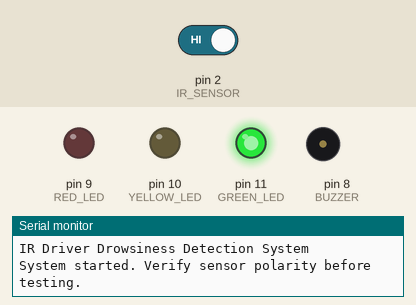
A sketch run on a simulated Arduino Uno, built with avr-gcc and run on an emulated ATmega328P. Shown: output pins drawn as LEDs (lit = HIGH), buzzer (waves = sounding, pin HIGH), the last lines printed to the serial monitor. The inputs (shaded band) are chosen by the test bench; at power-on: pin 2 (IR_SENSOR) HIGH.

Above: at 1.2 s.
1.3 s: pin 2 (IR_SENSOR) driven LOW
At 2.2 s:
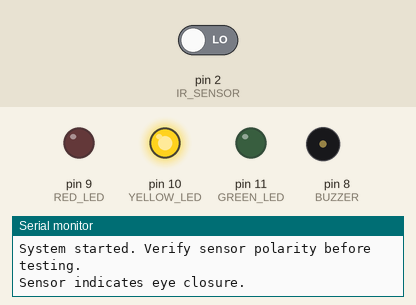
At 4.04 s:
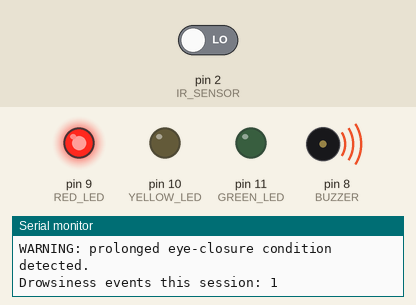
4.3 s: pin 2 (IR_SENSOR) driven HIGH
At 5.7 s:
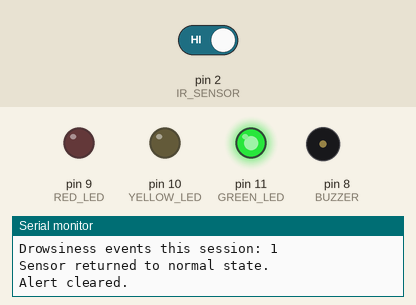
Timing chart, 0 to 7.3 s (numbered marks = the images above; inputs shaded):
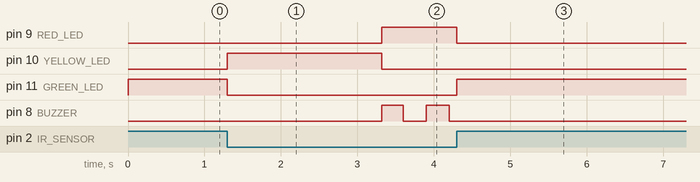

The sketch:

IR_Driver_Drowsiness_Enhanced.ino
```cpp
/*
  IR-Based Driver Drowsiness Detection and Alarm System
  Enhanced Arduino example

  Planned pins:
    IR sensor OUT -> D2
    Active buzzer -> D8
    Red LED       -> D9
    Yellow LED    -> D10
    Green LED     -> D11

  Assumption: sensor reads LOW when the target eye-closure condition is detected.
  Verify this polarity with your actual sensor module before use.

  Safety note: This is an educational prototype, not a certified driver-safety device.
*/

const byte IR_SENSOR = 2;
const byte BUZZER = 8;
const byte RED_LED = 9;
const byte YELLOW_LED = 10;
const byte GREEN_LED = 11;

const unsigned long DROWSINESS_TIME_MS = 2000UL;
const unsigned long BUZZER_INTERVAL_MS = 300UL;

unsigned long eyeClosedStart = 0;
unsigned long lastBuzzerToggle = 0;
unsigned long drowsinessCount = 0;

bool eyeClosed = false;
bool drowsinessDetected = false;
bool buzzerState = false;

void setIndicators(bool red, bool yellow, bool green) {
  digitalWrite(RED_LED, red ? HIGH : LOW);
  digitalWrite(YELLOW_LED, yellow ? HIGH : LOW);
  digitalWrite(GREEN_LED, green ? HIGH : LOW);
}

void stopAlarm() {
  digitalWrite(BUZZER, LOW);
  buzzerState = false;
}

void setup() {
  pinMode(IR_SENSOR, INPUT);
  pinMode(BUZZER, OUTPUT);
  pinMode(RED_LED, OUTPUT);
  pinMode(YELLOW_LED, OUTPUT);
  pinMode(GREEN_LED, OUTPUT);

  stopAlarm();
  setIndicators(false, false, true);

  Serial.begin(9600);
  Serial.println(F("IR Driver Drowsiness Detection System"));
  Serial.println(F("System started. Verify sensor polarity before testing."));
}

void loop() {
  const int sensorValue = digitalRead(IR_SENSOR);
  const unsigned long now = millis();

  // Assumes LOW means the target eye-closure condition is detected.
  if (sensorValue == LOW) {
    if (!eyeClosed) {
      eyeClosed = true;
      eyeClosedStart = now;
      Serial.println(F("Sensor indicates eye closure."));
    }

    const unsigned long closedDuration = now - eyeClosedStart;

    if (closedDuration >= DROWSINESS_TIME_MS) {
      if (!drowsinessDetected) {
        drowsinessDetected = true;
        ++drowsinessCount;

        Serial.println(F("WARNING: prolonged eye-closure condition detected."));
        Serial.print(F("Drowsiness events this session: "));
        Serial.println(drowsinessCount);
      }

      setIndicators(true, false, false);

      if (now - lastBuzzerToggle >= BUZZER_INTERVAL_MS) {
        lastBuzzerToggle = now;
        buzzerState = !buzzerState;
        digitalWrite(BUZZER, buzzerState ? HIGH : LOW);
      }
    } else {
      // Monitoring state: threshold has not yet been reached.
      setIndicators(false, true, false);
      stopAlarm();
    }
  } else {
    if (eyeClosed) {
      Serial.println(F("Sensor returned to normal state."));
      if (drowsinessDetected) {
        Serial.println(F("Alert cleared."));
      }
    }

    eyeClosed = false;
    drowsinessDetected = false;
    stopAlarm();
    setIndicators(false, false, true);
  }
}
```

Measured:
- after the input at 1.3 s, pin 9 (RED_LED): LOW → HIGH after 2.0 s; pin 10 (YELLOW_LED): LOW → HIGH at once, → LOW 2.0 s later; pin 11 (GREEN_LED): HIGH → LOW at once; pin 8 (BUZZER): alternates HIGH for 0.29 s and LOW for 0.30 s, starting after 2.0 s
- after the input at 4.3 s, pin 9 (RED_LED): HIGH → LOW at once; pin 11 (GREEN_LED): LOW → HIGH at once; pin 8 (BUZZER): stops changing and stays LOW
